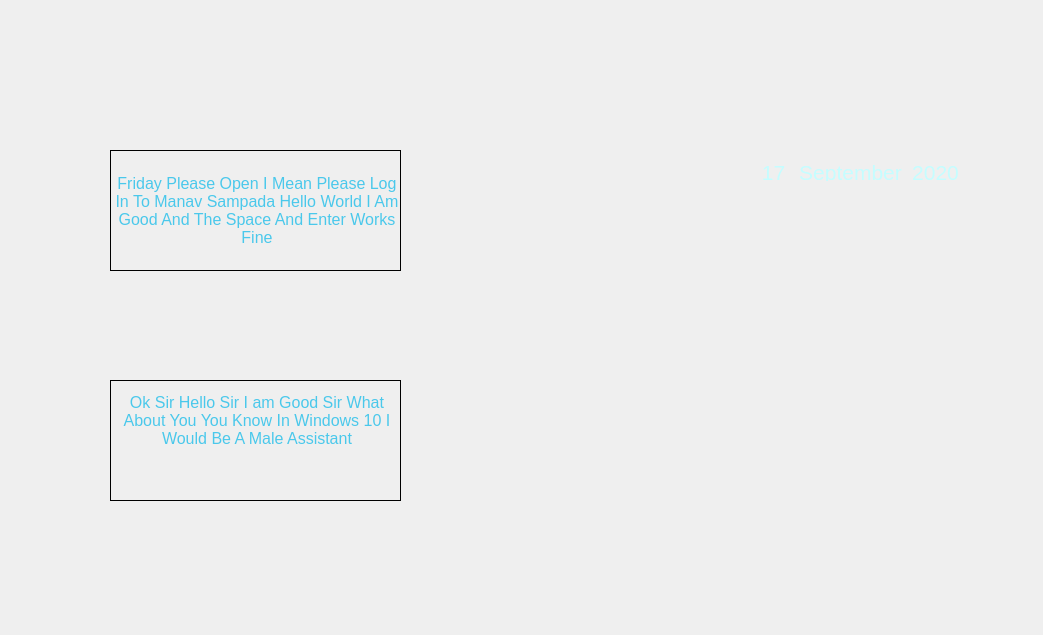
<?xml version="1.0" encoding="UTF-8"?>
<ui version="4.0">
 <class>Form</class>
 <widget class="QWidget" name="Form">
  <property name="geometry">
   <rect>
    <x>0</x>
    <y>0</y>
    <width>1043</width>
    <height>635</height>
   </rect>
  </property>
  <property name="windowTitle">
   <string>Form</string>
  </property>
  <widget class="QLabel" name="background_label">
   <property name="geometry">
    <rect>
     <x>0</x>
     <y>0</y>
     <width>1051</width>
     <height>641</height>
    </rect>
   </property>
   <property name="styleSheet">
    <string notr="true"/>
   </property>
   <property name="text">
    <string/>
   </property>
   <property name="pixmap">
    <pixmap resource="../rec.qrc">:/newPrefix/friday gui assets/background.jpg</pixmap>
   </property>
   <property name="scaledContents">
    <bool>true</bool>
   </property>
  </widget>
  <widget class="QLabel" name="tohold_user_said">
   <property name="geometry">
    <rect>
     <x>50</x>
     <y>30</y>
     <width>401</width>
     <height>351</height>
    </rect>
   </property>
   <property name="text">
    <string/>
   </property>
   <property name="pixmap">
    <pixmap resource="../rec.qrc">:/newPrefix/friday gui assets/no blur.png</pixmap>
   </property>
   <property name="scaledContents">
    <bool>true</bool>
   </property>
  </widget>
  <widget class="QLabel" name="tohold_what_she_said">
   <property name="geometry">
    <rect>
     <x>50</x>
     <y>260</y>
     <width>401</width>
     <height>351</height>
    </rect>
   </property>
   <property name="text">
    <string/>
   </property>
   <property name="pixmap">
    <pixmap resource="../rec.qrc">:/newPrefix/friday gui assets/no blur.png</pixmap>
   </property>
   <property name="scaledContents">
    <bool>true</bool>
   </property>
  </widget>
  <widget class="QLabel" name="gif_of_orb">
   <property name="geometry">
    <rect>
     <x>470</x>
     <y>250</y>
     <width>191</width>
     <height>181</height>
    </rect>
   </property>
   <property name="text">
    <string/>
   </property>
   <property name="pixmap">
    <pixmap resource="../rec.qrc">:/newPrefix/friday gui assets/transparent and match background orb.gif</pixmap>
   </property>
   <property name="scaledContents">
    <bool>true</bool>
   </property>
  </widget>
  <widget class="QLabel" name="inside_user_sadi">
   <property name="geometry">
    <rect>
     <x>110</x>
     <y>150</y>
     <width>291</width>
     <height>121</height>
    </rect>
   </property>
   <property name="frameShape">
    <enum>QFrame::Box</enum>
   </property>
   <property name="frameShadow">
    <enum>QFrame::Plain</enum>
   </property>
   <property name="text">
    <string>&lt;html&gt;&lt;head/&gt;&lt;body&gt;&lt;p align=&quot;center&quot;&gt;&lt;span style=&quot; font-size:12pt; color:#4ac8eb;&quot;&gt;Friday Please Open I Mean Please Log In To Manav Sampada Hello World I Am Good And The Space And Enter Works Fine&lt;/span&gt;&lt;/p&gt;&lt;/body&gt;&lt;/html&gt;</string>
   </property>
   <property name="textFormat">
    <enum>Qt::AutoText</enum>
   </property>
   <property name="scaledContents">
    <bool>false</bool>
   </property>
   <property name="wordWrap">
    <bool>true</bool>
   </property>
   <property name="margin">
    <number>1</number>
   </property>
  </widget>
  <widget class="QLabel" name="label_2">
   <property name="geometry">
    <rect>
     <x>110</x>
     <y>380</y>
     <width>291</width>
     <height>121</height>
    </rect>
   </property>
   <property name="frameShape">
    <enum>QFrame::Box</enum>
   </property>
   <property name="frameShadow">
    <enum>QFrame::Plain</enum>
   </property>
   <property name="text">
    <string>&lt;html&gt;&lt;head/&gt;&lt;body&gt;&lt;p align=&quot;center&quot;&gt;&lt;span style=&quot; font-size:12pt; color:#4ac8eb;&quot;&gt;Ok Sir Hello Sir I am Good Sir What About You You Know In Windows 10 I Would Be A Male Assistant&lt;/span&gt;&lt;/p&gt;&lt;p align=&quot;center&quot;&gt;&lt;br/&gt;&lt;/p&gt;&lt;/body&gt;&lt;/html&gt;</string>
   </property>
   <property name="textFormat">
    <enum>Qt::AutoText</enum>
   </property>
   <property name="scaledContents">
    <bool>false</bool>
   </property>
   <property name="wordWrap">
    <bool>true</bool>
   </property>
   <property name="margin">
    <number>1</number>
   </property>
  </widget>
  <widget class="QLabel" name="date">
   <property name="geometry">
    <rect>
     <x>750</x>
     <y>160</y>
     <width>47</width>
     <height>21</height>
    </rect>
   </property>
   <property name="text">
    <string>&lt;html&gt;&lt;head/&gt;&lt;body&gt;&lt;p align=&quot;center&quot;&gt;&lt;span style=&quot; font-size:16pt; color:#c5fdff;&quot;&gt;17&lt;/span&gt;&lt;/p&gt;&lt;/body&gt;&lt;/html&gt;</string>
   </property>
   <property name="wordWrap">
    <bool>true</bool>
   </property>
  </widget>
  <widget class="QLabel" name="month">
   <property name="geometry">
    <rect>
     <x>790</x>
     <y>160</y>
     <width>121</width>
     <height>21</height>
    </rect>
   </property>
   <property name="text">
    <string>&lt;html&gt;&lt;head/&gt;&lt;body&gt;&lt;p align=&quot;center&quot;&gt;&lt;span style=&quot; font-size:16pt; color:#c5fdff;&quot;&gt;September&lt;/span&gt;&lt;/p&gt;&lt;/body&gt;&lt;/html&gt;</string>
   </property>
   <property name="scaledContents">
    <bool>true</bool>
   </property>
   <property name="wordWrap">
    <bool>true</bool>
   </property>
  </widget>
  <widget class="QLabel" name="year">
   <property name="geometry">
    <rect>
     <x>900</x>
     <y>160</y>
     <width>71</width>
     <height>21</height>
    </rect>
   </property>
   <property name="text">
    <string>&lt;html&gt;&lt;head/&gt;&lt;body&gt;&lt;p align=&quot;center&quot;&gt;&lt;span style=&quot; font-size:16pt; color:#c5fdff;&quot;&gt;2020&lt;/span&gt;&lt;/p&gt;&lt;/body&gt;&lt;/html&gt;</string>
   </property>
   <property name="wordWrap">
    <bool>true</bool>
   </property>
  </widget>
 </widget>
 <resources>
  <include location="../rec.qrc"/>
 </resources>
 <connections/>
</ui>
